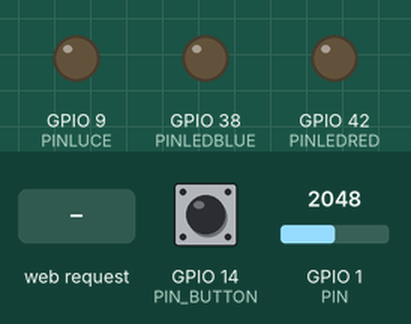
Simulated run of this sketch. Board: ESP32-S3. Parts: output pins drawn as LEDs (lit = HIGH). The inputs (shaded band) are chosen by the test bench; at power-on: GPIO 14 (PIN_BUTTON) HIGH, GPIO 1 (PIN) = 2048. WiFi joins after 1.5 s; servers stay silent unless stated; what the sketch prints to the serial monitor is not drawn.

Above: at 3.7 s.
3.8 s: GPIO 14 (PIN_BUTTON) pulled LOW for 0.15 s
At 5.0 s:
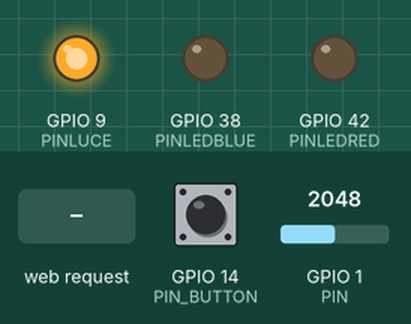
5.4 s: GPIO 1 (PIN) set to 2173
At 6.6 s:
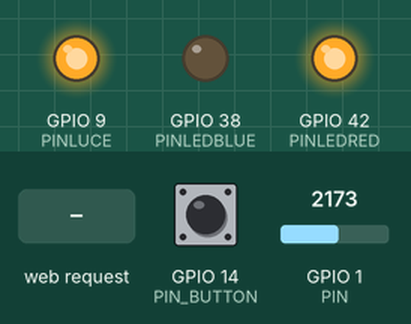
6.9 s: HTTP request GET /on received
At 7.8 s:
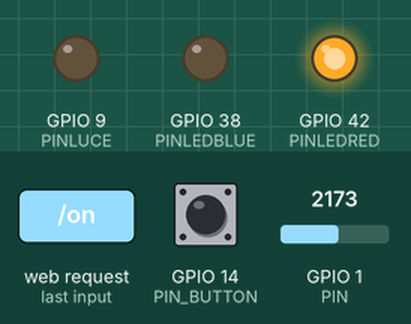
8.4 s: GPIO 1 (PIN) set to 2047
At 9.0 s:
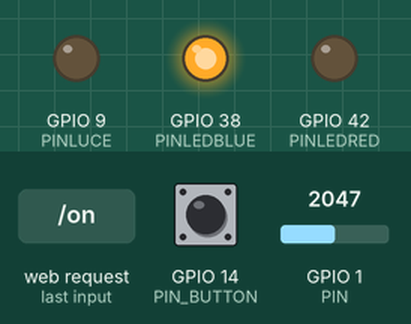
9.9 s: HTTP request GET /off received
At 11.1 s:
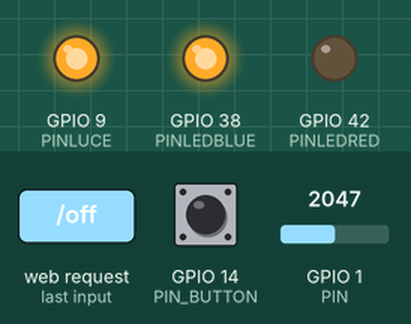
11.4 s: GPIO 14 (PIN_BUTTON) pulled LOW for 1 s
At 12.0 s:
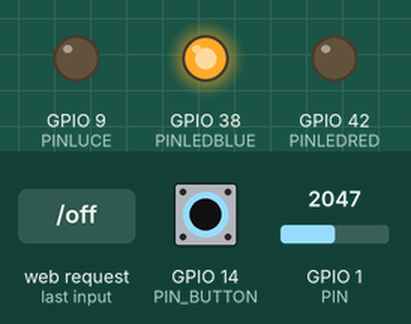
Timing chart, 0 to 14.4 s (numbered marks = the images above; inputs shaded):
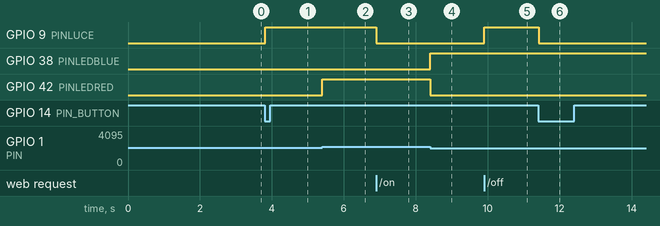

The sketch:

Progetto.ino
```cpp
#include <WiFi.h>
#include <HTTPClient.h>
#include <String.h>
#include <WebServer.h>

#define PIN   1
#define PINLEDRED 42
#define PINLEDBLUE 38
#define PINLUCE 9
#define PIN_BUTTON 14

String URL = "http://192.168.196.192/Progetto/sensordb.php";
String URL2 = "http://192.168.196.192/Progetto/statoluce.php";
const char * ssid = "PC di Antonio";
const char * password = "123456789";
const char * accesspoint = "ESP.32-S3 di Antonio";
const char * pass = "password";
WebServer server(80);

int temperatura = 0;
int sensorValue = 0;

unsigned long ultimoInviato = 0;
unsigned long intervallo = 60000; // Intervallo di invio dati in millisecondi

void setup() {
  Serial.begin(115200);
  connectWiFi();
  AccessPoint();
  pinMode(PINLEDRED, OUTPUT);
  pinMode(PINLEDBLUE, OUTPUT);
  pinMode(PINLUCE, OUTPUT);
  pinMode(PIN_BUTTON, INPUT);
}

void loop() {
  unsigned long currentMillis = millis();

  if(WiFi.status() != WL_CONNECTED) {
    connectWiFi();
  }

  // Gestione del pulsante luce
  if (digitalRead(PIN_BUTTON) == LOW) {
    delay(20);
  if (digitalRead(PIN_BUTTON) == LOW) {
    reverseGPIO(PINLUCE);
  }
  while (digitalRead(PIN_BUTTON) == LOW);
    delay(20);
  while (digitalRead(PIN_BUTTON) == LOW);
  }

  // Lettura del sensore di temperatura e gestione dei LED
  int adcValue = analogRead(PIN);
  double voltage = (float)adcValue / 4095.0 * 3.3;
  double Rt = 10 * voltage / (3.3 - voltage);
  double tempK = 1 / (1 / (273.15 + 25) + log(Rt / 10) / 3950.0);
  double tempC = tempK - 273.15;
  int temperatura = (int)tempC;
  sensorValue = tempC;
  server.handleClient();

  if(currentMillis - ultimoInviato >= intervallo) {
  // Invio dei dati al server se è trascorso l'intervallo di invio
    String postData = "temperatura=" + String(temperatura);
    HTTPClient http;
    http.begin(URL);
    http.addHeader("Content-Type", "application/x-www-form-urlencoded");
    int httpResponseCode = http.POST(postData);
    String payload = http.getString();

    Serial.printf("Temperatura calcolata : %.2fC\n", tempC);
    Serial.print("URL : "); Serial.println(URL);
    Serial.print("Data: "); Serial.println(postData);
    Serial.print("httpCode: "); Serial.println(httpResponseCode);
    Serial.print("payload : "); Serial.println(payload);
    Serial.println("--------------------------------------------------");
    delay(500);

    ultimoInviato = currentMillis; // Aggiorniamo il tempo dell'ultimo invio

  }

  if(temperatura <= 22 && temperatura >=0){
    digitalWrite(PINLEDBLUE, LOW);
    digitalWrite(PINLEDRED, HIGH);
  } else if(temperatura <= 40 && temperatura >=25){
    digitalWrite(PINLEDRED, LOW);
    digitalWrite(PINLEDBLUE, HIGH);
  } else{
    digitalWrite(PINLEDBLUE, LOW);
    digitalWrite(PINLEDRED, LOW);
  }

}

void reverseGPIO(int pin) {
  digitalWrite(pin, !digitalRead(pin));
  constrollaStatoLuce();
}

void connectWiFi() {
  WiFi.mode(WIFI_OFF);
  delay(1000);
  WiFi.mode(WIFI_STA);
  WiFi.begin(ssid, password);
  Serial.println("Connecting to WiFi");

  while (WiFi.status() != WL_CONNECTED) {
    delay(500);
    Serial.print(".");
  }

  Serial.print("Connected to : "); Serial.println(ssid);
  Serial.print("IP address: "); Serial.println(WiFi.localIP());
}

void constrollaStatoLuce() {
  HTTPClient http;
  Serial.print("Inviando richiesta al server per cambiare stato alla luce 0 ");
  http.begin(URL2);  // Specifica l'URL del server e dello script PHP
  int httpResponseCode = http.GET();  // Invia una richiesta GET al server
  Serial.println("Cambio stato alla luce 0 ");
  Serial.print("URL : "); Serial.println(URL2);
  Serial.print("httpCode: "); Serial.println(httpResponseCode);
  Serial.println("--------------------------------------------------");

  http.end();  // Chiudi la connessione
}

void AccessPoint(){
  WiFi.softAP(accesspoint,pass);
  IPAddress IP = WiFi.softAPIP();
  Serial.print("ESP.32-S3 ha indirizzo IP: ");
  Serial.println(IP);

server.on("/", HTTP_GET, [](){
    String pagina = "<html><head><title>SMART HOME CONTROLLER</title></head><body style=\"font-family: Arial, sans-serif;\">";
    pagina += "<h1 style=\"color: #333;\">SMART HOME CONTROLLER</h1>";
    pagina += "<p style=\"margin-top: 20px;\">Benvenuto nel sistema di controllo della tua SMART HOME.</p>";
    pagina += "<p style=\"margin-top: 10px;\">La temperatura attuale e' : <span style=\"font-weight: bold;\" id=\"sensorValue\"></span> °C</p>";
    pagina += "<p style=\"margin-top: 20px;\">Luce della CUCINA</p>";
    pagina += "<div style=\"margin-top: 20px;\"><a href=\"/on\" style=\"text-decoration: none; background-color: #4CAF50; color: white; padding: 10px 20px; border-radius: 5px;\">Accendi Luce</a>&nbsp;";
    pagina += "<a href=\"/off\" style=\"text-decoration: none; background-color: #f44336; color: white; padding: 10px 20px; border-radius: 5px;\">Spegni Luce</a></div>";
    pagina += "<script>function updateSensorValue() {document.getElementById('sensorValue').innerHTML = '" + String(sensorValue) + "';} setInterval(updateSensorValue, 1000);</script>";
    pagina += "</body></html>";
    server.send(200, "text/html", pagina);
});

  server.on("/on", HTTP_GET, [](){
    String pagina = "<html><head><title>Accendi Luce</title></head><body style=\"font-family: Arial, sans-serif;\">";
    pagina += "<h1 style=\"color: #333;\">Accendi Luce</h1>";
    pagina += "<p style=\"margin-top: 20px;\">la luce della CUCINA e' accesa</p>";
    pagina += "<div style=\"margin-top: 20px;\"><a href=\"/\" style=\"text-decoration: none; background-color: #4CAF50; color: white; padding: 10px 20px; border-radius: 5px;\">Indietro</a></div>";
    pagina += "</body></html>";
    reverseGPIO(PINLUCE);
    server.send(200, "text/html", pagina);
});

  server.on("/off", HTTP_GET, [](){
    String pagina = "<html><head><title>Spegni Luce</title></head><body style=\"font-family: Arial, sans-serif;\">";
    pagina += "<h1 style=\"color: #333;\">Spegni Luce</h1>";
    pagina += "<p style=\"margin-top: 20px;\">la luce della CUCINA e' spenta</p>";
    pagina += "<div style=\"margin-top: 20px;\"><a href=\"/\" style=\"text-decoration: none; background-color: #f44336; color: white; padding: 10px 20px; border-radius: 5px;\">Indietro</a></div>";
    pagina += "</body></html>";
    reverseGPIO(PINLUCE);
    server.send(200, "text/html", pagina);
});

  server.begin();
}
```

Measured:
- the behaviour switches between 2139 and 2140 on GPIO 1 (PIN) (found by bisection; images 1 and 2)
- after the input at 3.8 s, GPIO 9 (PINLUCE): LOW → HIGH at once
- after the input at 5.4 s, GPIO 42 (PINLEDRED): LOW → HIGH at once
- after the input at 6.9 s, GPIO 9 (PINLUCE): HIGH → LOW at once
- after the input at 8.4 s, GPIO 38 (PINLEDBLUE): LOW → HIGH at once; GPIO 42 (PINLEDRED): HIGH → LOW at once
- after the input at 9.9 s, GPIO 9 (PINLUCE): LOW → HIGH at once
- after the input at 11.4 s, GPIO 9 (PINLUCE): HIGH → LOW at once
